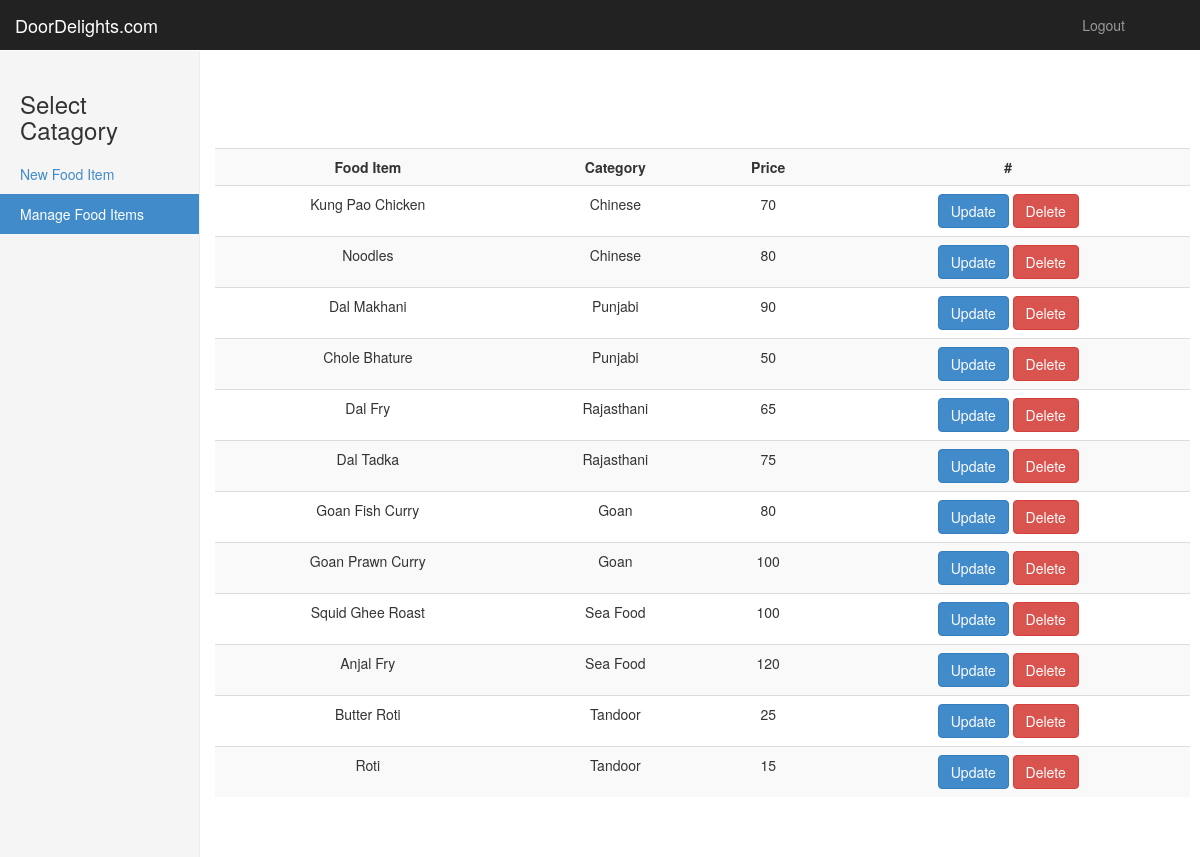
Screenshot of /admin/manageitems.php (signed in) with the database file from the repository.
### tables this page shows
CREATE TABLE IF NOT EXISTS `fooditems` (
`id` int(11) NOT NULL,
  `itemname` varchar(20) NOT NULL,
  `category_id` int(11) NOT NULL,
  `price` int(11) NOT NULL
);

CREATE TABLE IF NOT EXISTS `categories` (
`id` int(11) NOT NULL,
  `categ` varchar(20) NOT NULL
);

### admin/manageitems.php (the view, shortened to what this page needs)
<?php
    require_once('../includes/DbConnection.php');
    $query="SELECT fooditems.id as id, itemname, price, categ FROM `fooditems` join categories on `category_id`=categories.id order by category_id";
    $result=mysqli_query($connection,$query);
?>
<!DOCTYPE html>
<html lang="en">
<head>
    <link href="../assets/bootstrap/css/bootstrap.min.css" rel="stylesheet">
    <link href="../assets/css/dashboard.css" rel="stylesheet">
  </head>
  <body>
    <nav class="navbar navbar-inverse navbar-fixed-top">
      <div class="container-fluid">
        <div class="navbar-header">
          <a class="navbar-brand" href="#">DoorDelights.com</a>
        </div>
        <div id="navbar" class="navbar-collapse collapse">
          <ul class="nav navbar-nav navbar-right">
            <li><a href="#"></a></li>
            <li><a href="../logout.php">Logout</a></li>
            <li><a href="#"></a></li>
            <li><a href="#"></a></li>
          </ul>
        </div>
      </div>
    </nav>
    <div class="container-fluid">
      <div class="row">
        <div class="col-sm-3 col-md-2 sidebar">
            <h3>Select Catagory</h3>
          <ul class="nav nav-sidebar">
            <li ><a href="index.php">New Food Item</a></li>
			<li class="active"><a href="#">Manage Food Items<span class="sr-only">(current)</span></a></li>
          </ul>
        </div>
        <div class="col-sm-9 col-sm-offset-3 col-md-10 col-md-offset-2 main">
            <div class="row" >
        	<table class="table table-striped table-hover">
        		<tbody>
                	<tr>
						<th><center>Food Item</center></th>
                        <th><center>Category</center></th>
                        <th><center>Price</center></th>
                        <th><center>#</center></th>
                    </tr>
                        	<?php
							while($row=mysqli_fetch_assoc($result)){
								$fooditem=$row['itemname'];
								$categ=$row['categ'];
								$price=$row['price'];
								echo '<tr>';
                    			echo '<form action="edititems.php" method="get">	';
								echo "<td><center>{$fooditem}</center></td>";
								echo "<td><center>{$categ}</center></td>";
								echo "<td><center>{$price}</center></td>";
								echo '<td><center>	<button name="update" id="update" class="btn btn-primary" type="submit">Update</button> ';
								echo ' <button name="delete" id="delete" class="btn btn-danger"  type="submit">Delete</button></center> </td>';
								echo '</form></tr>';
								}
							?>
                </tbody>
        	</table>
            </div>
        </div>
      </div>
    </div>
</body></html>3

### assets/css/dashboard.css (style rules this page uses)
body { padding-top: 50px; }
.navbar-fixed-top { border: 0; }
.sidebar { display: none; }
@media (min-width: 768px) { .sidebar { position: fixed; top: 51px; bottom: 0; left: 0; z-index: 1000; display: block; padding: 20px; overflow-x: hidden; overflow-y: auto; background-color: #f5f5f5; border-right: 1px solid #eee; } }
.nav-sidebar { margin-right: -21px; margin-bottom: 20px; margin-left: -20px; }
.nav-sidebar > li > a { padding-right: 20px; padding-left: 20px; }
.nav-sidebar > .active > a, .nav-sidebar > .active > a:hover, .nav-sidebar > .active > a:focus { color: #fff; background-color: #428bca; }
.main { padding: 20px; }
@media (min-width: 768px) { .main { padding-right: 40px; padding-left: 40px; } }

### rows the page displays
fooditems: itemname "Kung Pao Chicken", category.categ "Chinese", price "70"
fooditems: itemname "Noodles", category.categ "Chinese", price "80"
fooditems: itemname "Dal Makhani", category.categ "Punjabi", price "90"
fooditems: itemname "Chole Bhature", category.categ "Punjabi", price "50"
fooditems: itemname "Dal Fry", category.categ "Rajasthani", price "65"
fooditems: itemname "Dal Tadka", category.categ "Rajasthani", price "75"
fooditems: itemname "Goan Fish Curry", category.categ "Goan", price "80"
fooditems: itemname "Goan Prawn Curry", category.categ "Goan", price "100"
fooditems: itemname "Squid Ghee Roast", category.categ "Sea Food", price "100"
fooditems: itemname "Anjal Fry", category.categ "Sea Food", price "120"
fooditems: itemname "Butter Roti", category.categ "Tandoor", price "25"
fooditems: itemname "Roti", category.categ "Tandoor", price "15"
